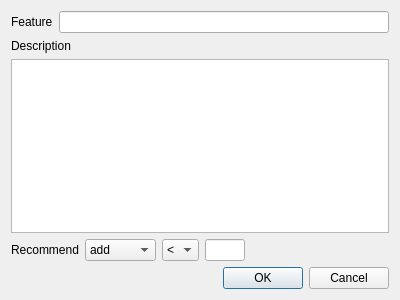
<?xml version="1.0" encoding="UTF-8"?>
<ui version="4.0">
 <class>FeatureDialog</class>
 <widget class="QDialog" name="FeatureDialog">
  <property name="geometry">
   <rect>
    <x>0</x>
    <y>0</y>
    <width>400</width>
    <height>300</height>
   </rect>
  </property>
  <property name="windowTitle">
   <string>Dialog</string>
  </property>
  <layout class="QVBoxLayout" name="verticalLayout">
   <item>
    <widget class="QWidget" name="widget" native="true">
     <layout class="QHBoxLayout" name="horizontalLayout">
      <property name="leftMargin">
       <number>0</number>
      </property>
      <property name="topMargin">
       <number>0</number>
      </property>
      <property name="rightMargin">
       <number>0</number>
      </property>
      <property name="bottomMargin">
       <number>0</number>
      </property>
      <item>
       <widget class="QLabel" name="label">
        <property name="text">
         <string>Feature</string>
        </property>
       </widget>
      </item>
      <item>
       <widget class="QLineEdit" name="fname"/>
      </item>
     </layout>
    </widget>
   </item>
   <item>
    <widget class="QWidget" name="widget_2" native="true">
     <layout class="QVBoxLayout" name="verticalLayout_2">
      <property name="leftMargin">
       <number>0</number>
      </property>
      <property name="topMargin">
       <number>0</number>
      </property>
      <property name="rightMargin">
       <number>0</number>
      </property>
      <property name="bottomMargin">
       <number>0</number>
      </property>
      <item>
       <widget class="QLabel" name="label_2">
        <property name="text">
         <string>Description</string>
        </property>
       </widget>
      </item>
      <item>
       <widget class="QPlainTextEdit" name="fdescription"/>
      </item>
     </layout>
    </widget>
   </item>
   <item>
    <widget class="QWidget" name="widget_3" native="true">
     <property name="maximumSize">
      <size>
       <width>16777215</width>
       <height>16777215</height>
      </size>
     </property>
     <layout class="QHBoxLayout" name="horizontalLayout_2">
      <property name="leftMargin">
       <number>0</number>
      </property>
      <property name="topMargin">
       <number>0</number>
      </property>
      <property name="rightMargin">
       <number>0</number>
      </property>
      <property name="bottomMargin">
       <number>0</number>
      </property>
      <item>
       <widget class="QLabel" name="label_3">
        <property name="text">
         <string>Recommend</string>
        </property>
       </widget>
      </item>
      <item>
       <widget class="QComboBox" name="action">
        <item>
         <property name="text">
          <string>add</string>
         </property>
        </item>
        <item>
         <property name="text">
          <string>remove</string>
         </property>
        </item>
       </widget>
      </item>
      <item>
       <widget class="QComboBox" name="eq">
        <property name="maximumSize">
         <size>
          <width>40</width>
          <height>16777215</height>
         </size>
        </property>
        <item>
         <property name="text">
          <string>&lt;</string>
         </property>
        </item>
        <item>
         <property name="text">
          <string>&gt;</string>
         </property>
        </item>
        <item>
         <property name="text">
          <string>≤</string>
         </property>
        </item>
        <item>
         <property name="text">
          <string>≥</string>
         </property>
        </item>
       </widget>
      </item>
      <item>
       <widget class="QLineEdit" name="intensity">
        <property name="maximumSize">
         <size>
          <width>40</width>
          <height>16777215</height>
         </size>
        </property>
       </widget>
      </item>
      <item>
       <spacer name="horizontalSpacer">
        <property name="orientation">
         <enum>Qt::Horizontal</enum>
        </property>
        <property name="sizeHint" stdset="0">
         <size>
          <width>40</width>
          <height>20</height>
         </size>
        </property>
       </spacer>
      </item>
     </layout>
    </widget>
   </item>
   <item>
    <widget class="QDialogButtonBox" name="buttonBox">
     <property name="orientation">
      <enum>Qt::Horizontal</enum>
     </property>
     <property name="standardButtons">
      <set>QDialogButtonBox::Cancel|QDialogButtonBox::Ok</set>
     </property>
    </widget>
   </item>
  </layout>
 </widget>
 <resources/>
 <connections>
  <connection>
   <sender>buttonBox</sender>
   <signal>accepted()</signal>
   <receiver>FeatureDialog</receiver>
   <slot>accept()</slot>
   <hints>
    <hint type="sourcelabel">
     <x>248</x>
     <y>254</y>
    </hint>
    <hint type="destinationlabel">
     <x>157</x>
     <y>274</y>
    </hint>
   </hints>
  </connection>
  <connection>
   <sender>buttonBox</sender>
   <signal>rejected()</signal>
   <receiver>FeatureDialog</receiver>
   <slot>reject()</slot>
   <hints>
    <hint type="sourcelabel">
     <x>316</x>
     <y>260</y>
    </hint>
    <hint type="destinationlabel">
     <x>286</x>
     <y>274</y>
    </hint>
   </hints>
  </connection>
 </connections>
</ui>
